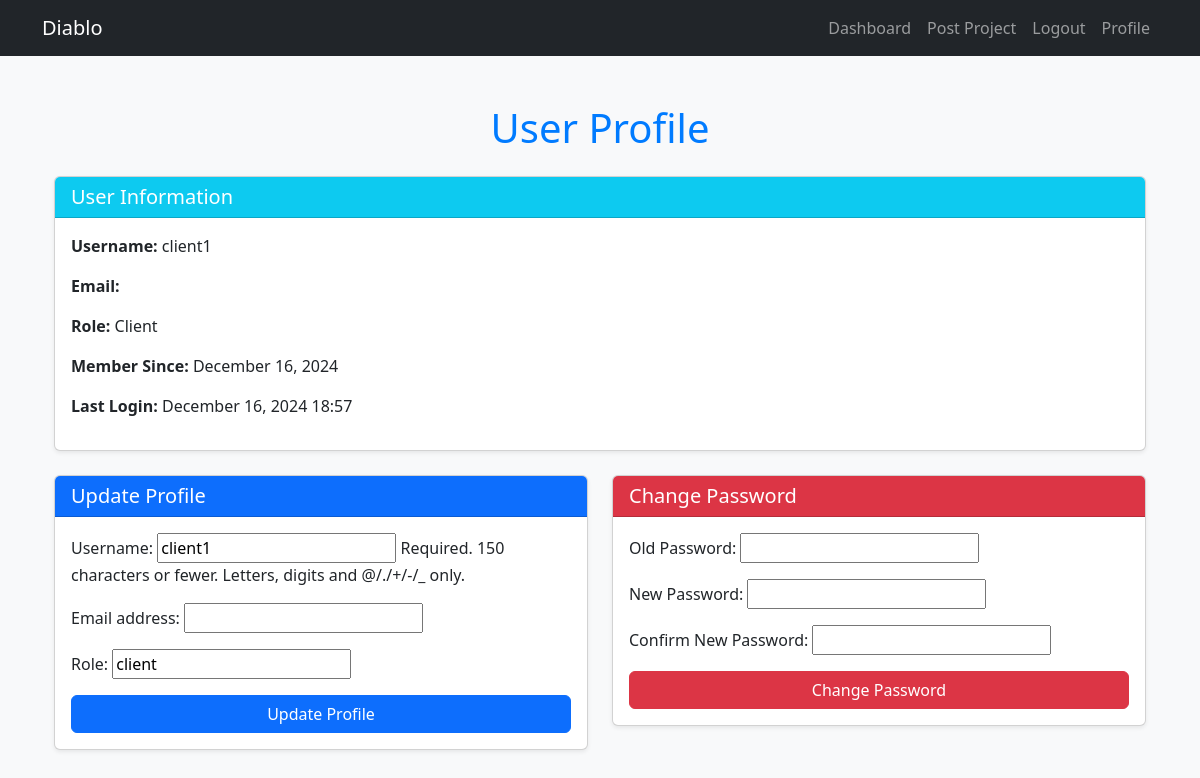
The page /profile/ (signed in) on the database as committed earlier.
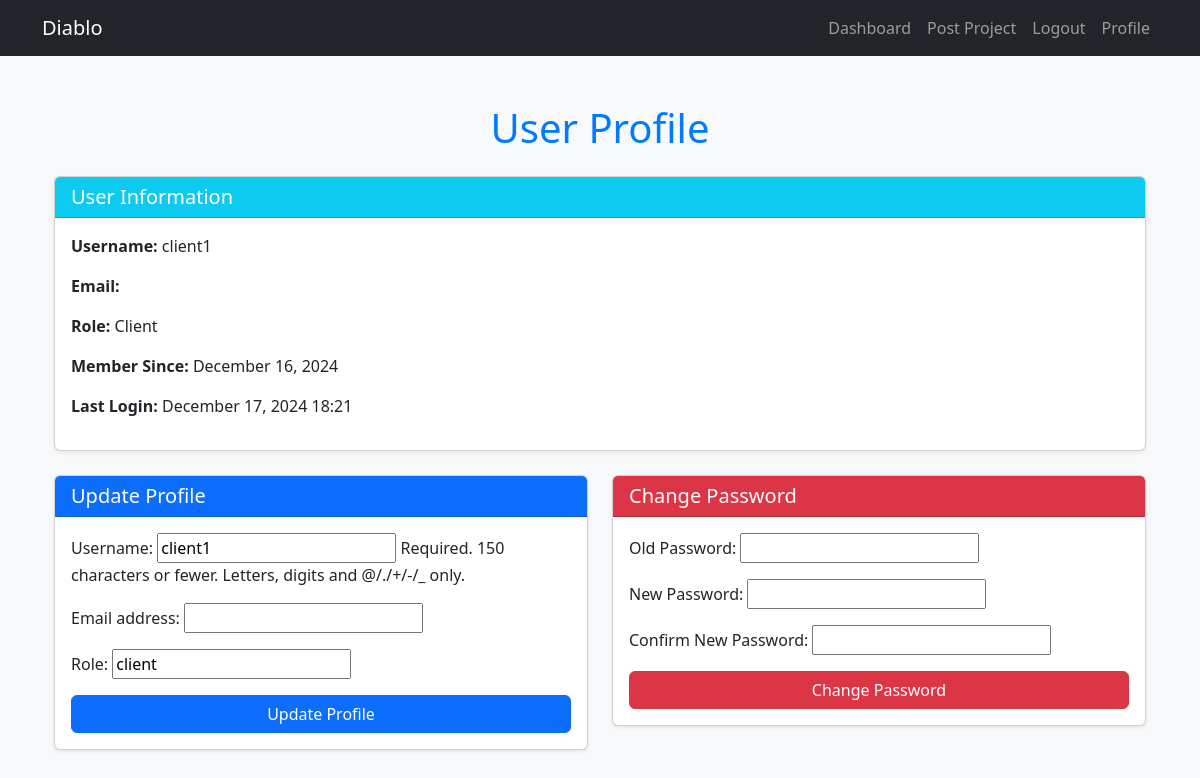
The same page on the database as committed later.
### core/models.py (models this page shows, shortened)
class CustomUser(AbstractUser):
    ROLE_CHOICES = (
        ('client', 'Client'),
        ('freelancer', 'Freelancer'),
    )
    role = models.CharField(max_length=20, choices=ROLE_CHOICES)

### core/views.py (the view)
# urls.py: path('profile/', views.profile, name='profile'),
@login_required
def profile(request):
    user = request.user
    if request.method == 'POST':
        profile_form = UserProfileForm(request.POST, instance=user)
        password_form = PasswordChangeForm(request.POST)
        if 'update_profile' in request.POST and profile_form.is_valid():
            profile_form.save()
            messages.success(request, "Profile updated successfully!")
        elif 'change_password' in request.POST and password_form.is_valid():
            if user.check_password(password_form.cleaned_data['old_password']):
                user.set_password(password_form.cleaned_data['new_password'])
                user.save()
                update_session_auth_hash(request, user)  # Keep user logged in after password change
                messages.success(request, "Password updated successfully!")
            else:
                messages.error(request, "Old password is incorrect!")
        else:
            messages.error(request, "Please correct the errors below.")
    else:
        profile_form = UserProfileForm(instance=user)
        password_form = PasswordChangeForm()
    return render(request, 'profile.html', {
        'profile_form': profile_form,
        'password_form': password_form
    })

### core/forms.py (shortened to what this page needs)
class UserProfileForm(forms.ModelForm):
    class Meta:
        model = User
        fields = ['username', 'email', 'role']  # Fields the user can update
        widgets = {
            'role': forms.TextInput(attrs={'readonly': 'readonly'}),  # Role is not editable
        }

class PasswordChangeForm(forms.Form):
    old_password = forms.CharField(widget=forms.PasswordInput, label="Old Password")
    new_password = forms.CharField(widget=forms.PasswordInput, label="New Password")
    confirm_password = forms.CharField(widget=forms.PasswordInput, label="Confirm New Password")

### core/templates/profile.html (shortened to what this page needs)
{% extends 'base.html' %}
{% load static %}
{% block content %}
<div class="container mt-5">
    <h1 class="text-center mb-4">User Profile</h1>
    <div class="row">
        <div class="col-md-12">
            <div class="card shadow-sm mb-4">
                <div class="card-header bg-info text-white">
                    <h5 class="mb-0">User Information</h5>
                </div>
                <div class="card-body">
                    <p><strong>Username:</strong> {{ user.username }}</p>
                    <p><strong>Email:</strong> {{ user.email }}</p>
                    <p><strong>Role:</strong> {{ user.get_role_display }}</p>
                    <p><strong>Member Since:</strong> {{ user.date_joined|date:"F d, Y" }}</p>
                    <p><strong>Last Login:</strong> {{ user.last_login|date:"F d, Y H:i" }}</p>
                </div>
            </div>
        </div>
    </div>
    <div class="row">
        <div class="col-md-6">
            <div class="card shadow-sm mb-4">
                <div class="card-header bg-primary text-white">
                    <h5 class="mb-0">Update Profile</h5>
                </div>
                <div class="card-body">
                    <form method="POST">
                        {{ profile_form.as_p }}
                        <button type="submit" name="update_profile" class="btn btn-primary w-100">Update Profile</button>
                    </form>
                </div>
            </div>
        </div>
        <div class="col-md-6">
            <div class="card shadow-sm mb-4">
                <div class="card-header bg-danger text-white">
                    <h5 class="mb-0">Change Password</h5>
                </div>
                <div class="card-body">
                    <form method="POST">
                        {{ password_form.as_p }}
                        <button type="submit" name="change_password" class="btn btn-danger w-100">Change Password</button>
                    </form>
                </div>
            </div>
        </div>
    </div>
</div>
{% endblock %}

Rows that differ between the two databases and show on the page:
changed CustomUser "client1": last_login "December 16, 2024 18:57" → "December 17, 2024 18:21"
